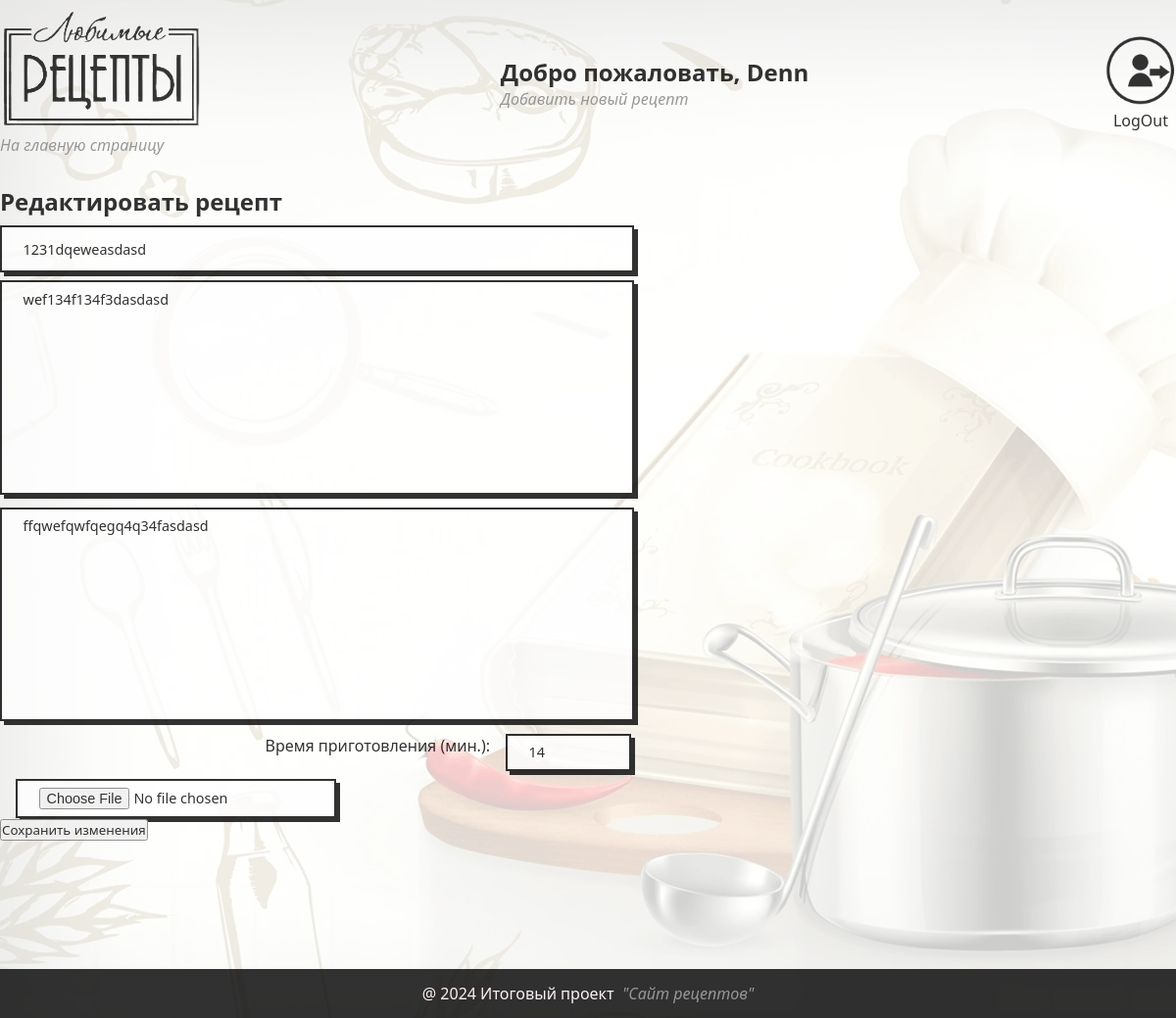
The app's page /recipe/2/edit/ (signed in) with its own data.
### recipesapp/models.py (models this page shows, shortened)
class Recipe(models.Model):
    name = models.CharField(max_length=100, blank=False)
    description = models.TextField(blank=False)
    steps = models.TextField(blank=False)
    cooking_time = models.IntegerField(blank=False)
    image = models.ImageField(upload_to='recipes_photo/', blank=True)
    author = models.CharField(max_length=50)

### recipesapp/views.py (the view)
# urls.py: path('recipe/<int:pk>/edit/', edit_recipe, name='edit_recipe'),
@login_required(login_url='/login/')
def edit_recipe(request, pk):
    recipe = get_object_or_404(Recipe, pk=pk)
    if request.method == 'POST':
        form = RecipeForm(request.POST, request.FILES, instance=recipe)
        if form.is_valid():
            recipe = form.save(commit=False)
            if not form.cleaned_data['image']:
                recipe.image = 'recipes_photo/default.png'
            recipe.save()
            return redirect('recipesapp:detail_recipe', pk=recipe.pk)
    else:
        form = RecipeForm(instance=recipe)
    return render(request, 'recipesapp/edit_recipe.html', {'form': form, 'recipe': recipe})

### recipesapp/templates/recipesapp/edit_recipe.html (shortened to what this page needs)
{% extends 'recipesapp/base.html' %}
{% load static %}
{% block main %}
    <section class="main_block">
        <div class="fixed-container">
            <h1>Редактировать рецепт</h1>
            <form method="post" enctype="multipart/form-data">
                {{ form.as_p }}
                <button type="submit">Сохранить изменения</button>
            </form>
           </div>
    </section>
{% endblock %}

### recipesapp/templates/recipesapp/base.html (shortened to what this page needs)
{% load static %}
<!DOCTYPE html>
<html lang="en">
<head>
    <link href="{% static 'css/stylesheet.css' %}" rel="stylesheet">
</head>
<body>
<header>
    <div class="fixed-container">
        <div class="main-image">
            <a title="На главную страницу" href="{% url 'recipesapp:index' %}">
                <img src="{% static 'img/main1.png' %}" alt="main-image" >
            </a>
            {%  if request.path != "/"%}
            <div class="main-image">
            <a title="На главную страницу" href="{% url 'recipesapp:index' %}">
                На главную страницу
            </a>
            </div>
        {% endif %}
        </div>
        {% if user.is_authenticated %}
            <div>
                <h2>Добро пожаловать, {{ user.username }}</h2>
                <p><a href="{% url 'recipesapp:add_recipe' %}">Добавить новый рецепт</a></p>
            </div>
            <div>
                <a href="{% url 'recipesapp:user_logout' %}" title="Выйти из профиля">
                    <img src="{% static 'img/logOut1.png' %}" alt="log-out" width="72px">
                </a>
            <p class="center">LogOut</p>
            </div>
        {% endif %}
    </div>
</header>
{% block main %}{% endblock %}
<footer>
    <div class="fixed-container">
        &#64 2024 Итоговый проект &nbsp; <a href="#" class= 'a-foot' title="О сайте"> "Сайт рецептов"</a>
    </div>
</footer>
</body>
</html>

### static/css/stylesheet.css (style rules this page uses)
* { font-family: "Segoe UI", system-ui, sans-serif; margin: 0; padding: 0; }
a { text-decoration: none; color: gray; font-style: italic; }
body { background-color: white; opacity: 0.8; }
header { max-width: 1200px; margin: auto; padding: 10px 0 30px 0; }
header > div { display: flex; justify-content: space-between; align-items: center; }
.fixed-container { max-width: 1200px; height: 100%; margin-left: auto; margin-right: auto; }
.main_block { height: 800px; max-width: 1200px; margin: auto; }
.recipe-name { width: 600px; height: 30px; padding: 0.5em 1.5em; font-size: 0.9em; background-color: #fff; border: 2px solid #000; box-shadow: 4px 4px 0 #000; margin-right: 1rem; margin-top: 0.5rem; }
.no-resize { resize: none; width: 600px; height: 200px; padding: 0.5em 1.5em; font-size: 0.9em; background-color: #fff; border: 2px solid #000; box-shadow: 4px 4px 0 #000; margin-right: 1rem; margin-top: 0.5rem; }
footer { background-color: black; color: #fff0f5; height: 50px; }
footer > div { display: flex; justify-content: center; align-items: center; }
.field-forms { padding: 0.5em 1.5em; font-size: 0.9em; background-color: #fff; border: 2px solid #000; box-shadow: 4px 4px 0 #000; margin-right: 1rem; margin-top: 0.5rem; margin-left: 1rem; }
label { width: 500px; text-align: right; float: left; line-height: 40px; }
.center { display: flex; justify-content: center; align-items: center; }

### records on screen
Recipe: name "1231dqeweasdasd", description "wef134f134f3dasdasd", steps "ffqwefqwfqegq4q34fasdasd", cooking_time "14"

### other values on screen
{{ user.username }} "Denn"
